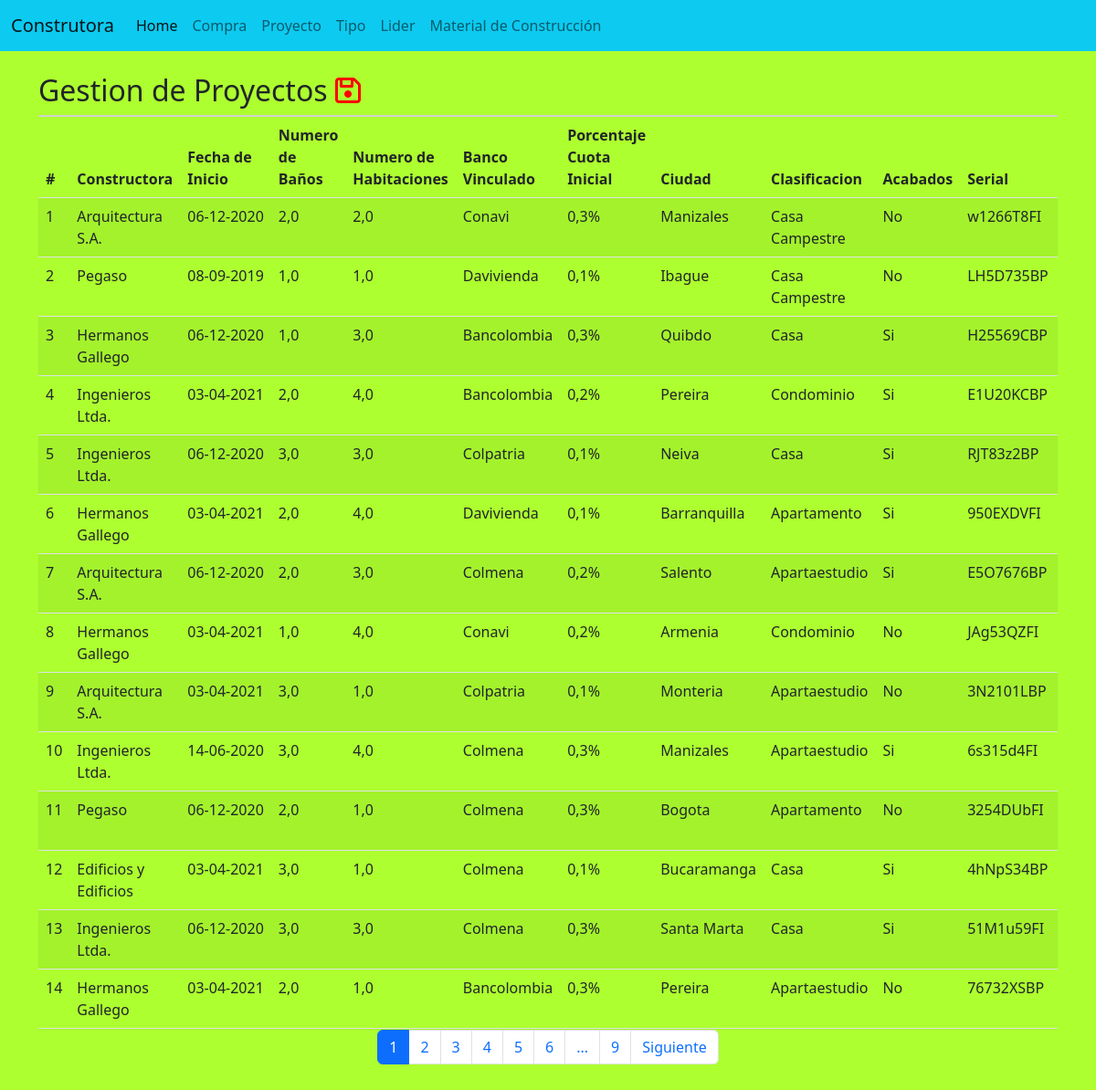
Screenshot of /listProyectos/ with the database file from the repository.
### apps/proyectos/models.py (models this page shows)
class Proyecto(models.Model):
    id_proyecto = models.AutoField(db_column='ID_Proyecto', primary_key=True)  # Field name made lowercase.
    fecha_inicio = models.DateTimeField(db_column='Fecha_Inicio')  # Field name made lowercase.
    constructora = models.CharField(max_length = 50)  # Field name made lowercase.
    numero_banos = models.FloatField(db_column='Numero_Banos')  # Field name made lowercase.
    numero_habitaciones = models.FloatField(db_column='Numero_Habitaciones')  # Field name made lowercase.
    banco_vinculado = models.CharField(max_length = 50)  # Field name made lowercase.
    porcentaje_cuota_inicial = models.FloatField(db_column='Porcentaje_Cuota_Inicial')  # Field name made lowercase.
    ciudad = models.CharField(max_length = 50)  # Field name made lowercase.
    clasificacion = models.CharField(max_length = 50)  # Field name made lowercase.
    acabados = models.CharField(max_length = 50)  # Field name made lowercase.
    serial = models.CharField(max_length = 50)  # Field name made lowercase.
    id_tipo = models.ForeignKey('Tipo', db_column='ID_Tipo',related_name = 'Proyecto',on_delete=models.SET_NULL, null = True)  # Field name made lowercase.
    id_lider = models.ForeignKey('Lider',db_column='ID_Lider',related_name = 'Proyecto',on_delete=models.SET_NULL, null = True)  # Field name made lowercase.
    class Meta:
        managed = False
        db_table = 'Proyecto'

### apps/proyectos/views.py (the view)
# urls.py: path("listProyectos/", views.listProyectos, name = "listaP"),
def listProyectos(request):
    proyectosList = Proyecto.objects.get_queryset().order_by('id_proyecto')
    page = request.GET.get("page", 1)
    try:
        paginator = Paginator(proyectosList, 50)
        proyectosList = paginator.page(page)
    except:
        raise Http404
    data = {
        "entity" : proyectosList,
        "paginator" : paginator
    }
    return render(request, "listar/listarProyecto.html", data)

### apps/proyectos/templates/listar/listarProyecto.html (shortened to what this page needs)
{% extends 'base.html' %}
{% block body %}
<div class = "row">
    <div class = "col-sm-24 col-md-24 col-lg-24 col-xl-24 ">
        <h2>Gestion de Proyectos  <a href="{% url 'guardarP'%}"><i class="fa fa-floppy-o" aria-hidden="true"  style = "color: red;"></i></a></h2>
        <div class = "card">
    </div>
    <div class = "col-sm-24 col-md-24 col-lg-24 col-xl-24">
        <div class = "table-responsive">
            <table class = "table table-striped">
                 <thead>
                        <tr>
                            <th>#</th>
                            <th>Constructora</th>
                            <th>Fecha de Inicio</th>
                            <th>Numero de Baños</th>
                            <th>Numero de Habitaciones</th>
                            <th>Banco Vinculado</th>
                            <th>Porcentaje Cuota Inicial</th>
                            <th>Ciudad</th>
                            <th>Clasificacion</th>
                            <th>Acabados</th>
                            <th>Serial</th>
                        </tr>
                 </thead>
                 <tbody>
                    {% for c in entity %}
                    <tr>
                        <td>{{c.id_proyecto}}</td>
                        <td>{{c.constructora}}</td>
                        <td style="white-space:nowrap">{{c.fecha_inicio | date:"d-m-Y"}}</td>
                        <td>{{c.numero_banos}}</td>
                        <td>{{c.numero_habitaciones}}</td>
                        <td>{{c.banco_vinculado}}</td>
                        <td>{{c.porcentaje_cuota_inicial}}%</td>
                        <td>{{c.ciudad}}</td>
                        <td>{{c.clasificacion}}</td>
                        <td>{{c.acabados}}</td>
                        <td>{{c.serial}}</td>
                    </tr>
                    {% endfor %}
                 </tbody>
            </table>
        </div>
        {% include "paginacion.html" %}
    </div>
</div>
{% endblock %}

### apps/proyectos/templates/base.html (shortened to what this page needs)
<!DOCTYPE html>
<html lang = "es">
<head>
  {% load static %}
    <link href="https://cdn.jsdelivr.net/npm/bootstrap@5.2.0/dist/css/bootstrap.min.css" rel="stylesheet">
    <link rel = "stylesheet" href = "{% static 'css/styles.css' %}">
</head>
<body>
    <nav class="navbar navbar-expand-lg bg-info">
        <div class="container-fluid">
          <a class="navbar-brand" href="#">Construtora</a>
          <div class="collapse navbar-collapse" id="navbarNav">
            <ul class="navbar-nav">
              <li class="nav-item">
                <a class="nav-link active" aria-current="page" href="/">Home</a>
              </li>
              <li class="nav-item">
                <a class="nav-link" href="{% url 'listaC'%}">Compra</a>
              </li>
              <li class="nav-item">
                <a class="nav-link" href="{% url 'listaP'%}">Proyecto</a>
              </li>
              <li class="nav-item">
                <a class="nav-link" href="{% url 'listT'%}">Tipo</a>
              </li>
              <li class="nav-item">
                <a class="nav-link" href="{% url 'listaL' %}">Lider</a>
              </li>
              <li class="nav-item">
                <a class="nav-link" href="{% url 'listaM' %}">Material de Construcci&oacute;n</a>
              </li>
            </ul>
          </div>
        </div>
      </nav>
    <div class = "container py-4">
      {% block body %}
      {% endblock %}
    </div>
</body>
</html>

### apps/proyectos/templates/paginacion.html (shortened to what this page needs)
{% if paginator.num_pages > 1%}
<div class="d-flex justify-content-center">
    <ul class="pagination">
        {% for page in paginator.page_range %}
            {% if forloop.last and page != entity.number and paginator.num_pages > 7 %}
                {% if entity.next_page_number != paginator.num_pages%}
                <li class="page-item">
                    <a class="page-link" href="?page={{ entity.number | add:1}}#pagtable">...</a>
                </li>
                {% endif %}
            <li class="page-item">
                    <a class="page-link" href="?page={{paginator.num_pages}}#pagtable">{{paginator.num_pages}}</a>
            </li>
            {% endif %}
            {% if page < 7 or page == entity.number %}
            <li class="page-item {% if page == entity.number %}active{% endif %}">
                <a class="page-link" href="?page={{ page }}#pagtable">{{ page }}</a>
            </li>
            {% endif %}
        {% endfor %}
        {% if entity.has_next %}
            <li class="page-item d-none d-sm-block">
                <a class="page-link" href="?page={{ entity.next_page_number }}#pagtable">Siguiente</a>
            </li>
        {% endif %}
    </ul>
</div>
{% endif %}

### apps/proyectos/static/css/styles.css (style rules this page uses)
body { background: greenyellow; }
.table-responsive { height: 1000px; overflow: scroll; }

### rows the page displays
Proyecto: id_proyecto "1", constructora "Arquitectura S.A.", fecha_inicio "06-12-2020", numero_banos "2,0", numero_habitaciones "2,0", banco_vinculado "Conavi", porcentaje_cuota_inicial "0,3", ciudad "Manizales", clasificacion "Casa Campestre", acabados "No", serial "w1266T8FI"
Proyecto: id_proyecto "2", constructora "Pegaso", fecha_inicio "08-09-2019", numero_banos "1,0", numero_habitaciones "1,0", banco_vinculado "Davivienda", porcentaje_cuota_inicial "0,1", ciudad "Ibague", clasificacion "Casa Campestre", acabados "No", serial "LH5D735BP"
Proyecto: id_proyecto "3", constructora "Hermanos Gallego", fecha_inicio "06-12-2020", numero_banos "1,0", numero_habitaciones "3,0", banco_vinculado "Bancolombia", porcentaje_cuota_inicial "0,3", ciudad "Quibdo", clasificacion "Casa", acabados "Si", serial "H25569CBP"
Proyecto: id_proyecto "4", constructora "Ingenieros Ltda.", fecha_inicio "03-04-2021", numero_banos "2,0", numero_habitaciones "4,0", banco_vinculado "Bancolombia", porcentaje_cuota_inicial "0,2", ciudad "Pereira", clasificacion "Condominio", acabados "Si", serial "E1U20KCBP"
Proyecto: id_proyecto "5", constructora "Ingenieros Ltda.", fecha_inicio "06-12-2020", numero_banos "3,0", numero_habitaciones "3,0", banco_vinculado "Colpatria", porcentaje_cuota_inicial "0,1", ciudad "Neiva", clasificacion "Casa", acabados "Si", serial "RJT83z2BP"
Proyecto: id_proyecto "6", constructora "Hermanos Gallego", fecha_inicio "03-04-2021", numero_banos "2,0", numero_habitaciones "4,0", banco_vinculado "Davivienda", porcentaje_cuota_inicial "0,1", ciudad "Barranquilla", clasificacion "Apartamento", acabados "Si", serial "950EXDVFI"
Proyecto: id_proyecto "7", constructora "Arquitectura S.A.", fecha_inicio "06-12-2020", numero_banos "2,0", numero_habitaciones "3,0", banco_vinculado "Colmena", porcentaje_cuota_inicial "0,2", ciudad "Salento", clasificacion "Apartaestudio", acabados "Si", serial "E5O7676BP"
Proyecto: id_proyecto "8", constructora "Hermanos Gallego", fecha_inicio "03-04-2021", numero_banos "1,0", numero_habitaciones "4,0", banco_vinculado "Conavi", porcentaje_cuota_inicial "0,2", ciudad "Armenia", clasificacion "Condominio", acabados "No", serial "JAg53QZFI"
Proyecto: id_proyecto "9", constructora "Arquitectura S.A.", fecha_inicio "03-04-2021", numero_banos "3,0", numero_habitaciones "1,0", banco_vinculado "Colpatria", porcentaje_cuota_inicial "0,1", ciudad "Monteria", clasificacion "Apartaestudio", acabados "No", serial "3N2101LBP"
Proyecto: id_proyecto "10", constructora "Ingenieros Ltda.", fecha_inicio "14-06-2020", numero_banos "3,0", numero_habitaciones "4,0", banco_vinculado "Colmena", porcentaje_cuota_inicial "0,3", ciudad "Manizales", clasificacion "Apartaestudio", acabados "Si", serial "6s315d4FI"
Proyecto: id_proyecto "11", constructora "Pegaso", fecha_inicio "06-12-2020", numero_banos "2,0", numero_habitaciones "1,0", banco_vinculado "Colmena", porcentaje_cuota_inicial "0,3", ciudad "Bogota", clasificacion "Apartamento", acabados "No", serial "3254DUbFI"
Proyecto: id_proyecto "12", constructora "Edificios y Edificios", fecha_inicio "03-04-2021", numero_banos "3,0", numero_habitaciones "1,0", banco_vinculado "Colmena", porcentaje_cuota_inicial "0,1", ciudad "Bucaramanga", clasificacion "Casa", acabados "Si", serial "4hNpS34BP"
Proyecto: id_proyecto "13", constructora "Ingenieros Ltda.", fecha_inicio "06-12-2020", numero_banos "3,0", numero_habitaciones "3,0", banco_vinculado "Colmena", porcentaje_cuota_inicial "0,3", ciudad "Santa Marta", clasificacion "Casa", acabados "Si", serial "51M1u59FI"
Proyecto: id_proyecto "14", constructora "Hermanos Gallego", fecha_inicio "03-04-2021", numero_banos "2,0", numero_habitaciones "1,0", banco_vinculado "Bancolombia", porcentaje_cuota_inicial "0,3", ciudad "Pereira", clasificacion "Apartaestudio", acabados "No", serial "76732XSBP"

### other values shown
{{ page }} "1" "2" "3" "4" "5" "6"
{{ paginator.num_pages }} "9"
